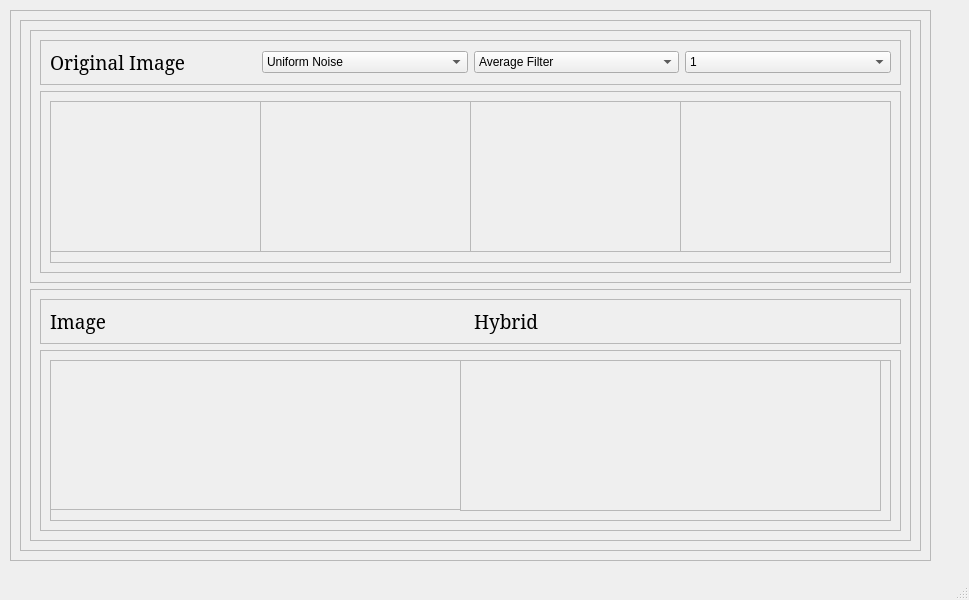
<?xml version="1.0" encoding="UTF-8"?>
<ui version="4.0">
 <class>MainWindow</class>
 <widget class="QMainWindow" name="MainWindow">
  <property name="geometry">
   <rect>
    <x>0</x>
    <y>0</y>
    <width>969</width>
    <height>600</height>
   </rect>
  </property>
  <property name="windowTitle">
   <string>MainWindow</string>
  </property>
  <widget class="QWidget" name="centralwidget">
   <widget class="QFrame" name="frame_16">
    <property name="geometry">
     <rect>
      <x>10</x>
      <y>10</y>
      <width>921</width>
      <height>551</height>
     </rect>
    </property>
    <property name="frameShape">
     <enum>QFrame::StyledPanel</enum>
    </property>
    <property name="frameShadow">
     <enum>QFrame::Raised</enum>
    </property>
    <layout class="QHBoxLayout" name="horizontalLayout">
     <item>
      <widget class="QSplitter" name="splitter">
       <property name="orientation">
        <enum>Qt::Horizontal</enum>
       </property>
       <widget class="QFrame" name="frame_7">
        <property name="frameShape">
         <enum>QFrame::StyledPanel</enum>
        </property>
        <property name="frameShadow">
         <enum>QFrame::Raised</enum>
        </property>
        <layout class="QGridLayout" name="gridLayout_7">
         <item row="0" column="0">
          <layout class="QVBoxLayout" name="verticalLayout_7">
           <item>
            <widget class="QFrame" name="frame_3">
             <property name="frameShape">
              <enum>QFrame::StyledPanel</enum>
             </property>
             <property name="frameShadow">
              <enum>QFrame::Raised</enum>
             </property>
             <layout class="QGridLayout" name="gridLayout_3">
              <item row="0" column="0">
               <layout class="QVBoxLayout" name="verticalLayout_3">
                <item>
                 <widget class="QFrame" name="frame_2">
                  <property name="maximumSize">
                   <size>
                    <width>16777215</width>
                    <height>45</height>
                   </size>
                  </property>
                  <property name="frameShape">
                   <enum>QFrame::StyledPanel</enum>
                  </property>
                  <property name="frameShadow">
                   <enum>QFrame::Raised</enum>
                  </property>
                  <layout class="QGridLayout" name="gridLayout_2">
                   <item row="0" column="0">
                    <layout class="QHBoxLayout" name="horizontalLayout_2">
                     <item>
                      <widget class="QLabel" name="label_3">
                       <property name="font">
                        <font>
                         <family>Serif</family>
                         <pointsize>14</pointsize>
                        </font>
                       </property>
                       <property name="text">
                        <string>Original Image</string>
                       </property>
                      </widget>
                     </item>
                     <item>
                      <widget class="QComboBox" name="comboBox_Image1">
                       <item>
                        <property name="text">
                         <string>Uniform Noise</string>
                        </property>
                       </item>
                       <item>
                        <property name="text">
                         <string>Gaussian Noise</string>
                        </property>
                       </item>
                       <item>
                        <property name="text">
                         <string>Salt and Pepper Noise</string>
                        </property>
                       </item>
                       <item>
                        <property name="text">
                         <string/>
                        </property>
                       </item>
                      </widget>
                     </item>
                     <item>
                      <widget class="QComboBox" name="comboBox_Image1_3">
                       <item>
                        <property name="text">
                         <string>Average Filter</string>
                        </property>
                       </item>
                       <item>
                        <property name="text">
                         <string>Gaussian Filter</string>
                        </property>
                       </item>
                       <item>
                        <property name="text">
                         <string>Median Filter</string>
                        </property>
                       </item>
                       <item>
                        <property name="text">
                         <string/>
                        </property>
                       </item>
                      </widget>
                     </item>
                     <item>
                      <widget class="QComboBox" name="comboBox_Image1_2">
                       <item>
                        <property name="text">
                         <string>1</string>
                        </property>
                       </item>
                       <item>
                        <property name="text">
                         <string>2</string>
                        </property>
                       </item>
                       <item>
                        <property name="text">
                         <string>3</string>
                        </property>
                       </item>
                       <item>
                        <property name="text">
                         <string/>
                        </property>
                       </item>
                      </widget>
                     </item>
                    </layout>
                   </item>
                  </layout>
                 </widget>
                </item>
                <item>
                 <widget class="QFrame" name="frame">
                  <property name="frameShape">
                   <enum>QFrame::StyledPanel</enum>
                  </property>
                  <property name="frameShadow">
                   <enum>QFrame::Raised</enum>
                  </property>
                  <layout class="QGridLayout" name="gridLayout">
                   <item row="0" column="1">
                    <widget class="QFrame" name="frame_8">
                     <property name="frameShape">
                      <enum>QFrame::StyledPanel</enum>
                     </property>
                     <property name="frameShadow">
                      <enum>QFrame::Raised</enum>
                     </property>
                     <widget class="QFrame" name="frame_9">
                      <property name="geometry">
                       <rect>
                        <x>0</x>
                        <y>0</y>
                        <width>211</width>
                        <height>151</height>
                       </rect>
                      </property>
                      <property name="frameShape">
                       <enum>QFrame::StyledPanel</enum>
                      </property>
                      <property name="frameShadow">
                       <enum>QFrame::Raised</enum>
                      </property>
                     </widget>
                     <widget class="QFrame" name="frame_10">
                      <property name="geometry">
                       <rect>
                        <x>210</x>
                        <y>0</y>
                        <width>211</width>
                        <height>151</height>
                       </rect>
                      </property>
                      <property name="frameShape">
                       <enum>QFrame::StyledPanel</enum>
                      </property>
                      <property name="frameShadow">
                       <enum>QFrame::Raised</enum>
                      </property>
                     </widget>
                     <widget class="QFrame" name="frame_11">
                      <property name="geometry">
                       <rect>
                        <x>420</x>
                        <y>0</y>
                        <width>211</width>
                        <height>151</height>
                       </rect>
                      </property>
                      <property name="frameShape">
                       <enum>QFrame::StyledPanel</enum>
                      </property>
                      <property name="frameShadow">
                       <enum>QFrame::Raised</enum>
                      </property>
                     </widget>
                     <widget class="QFrame" name="frame_12">
                      <property name="geometry">
                       <rect>
                        <x>630</x>
                        <y>0</y>
                        <width>211</width>
                        <height>151</height>
                       </rect>
                      </property>
                      <property name="frameShape">
                       <enum>QFrame::StyledPanel</enum>
                      </property>
                      <property name="frameShadow">
                       <enum>QFrame::Raised</enum>
                      </property>
                     </widget>
                    </widget>
                   </item>
                  </layout>
                 </widget>
                </item>
               </layout>
              </item>
             </layout>
            </widget>
           </item>
           <item>
            <widget class="QFrame" name="frame_4">
             <property name="frameShape">
              <enum>QFrame::StyledPanel</enum>
             </property>
             <property name="frameShadow">
              <enum>QFrame::Raised</enum>
             </property>
             <layout class="QGridLayout" name="gridLayout_4">
              <item row="0" column="0">
               <layout class="QVBoxLayout" name="verticalLayout_4">
                <item>
                 <widget class="QFrame" name="frame_5">
                  <property name="maximumSize">
                   <size>
                    <width>16777215</width>
                    <height>45</height>
                   </size>
                  </property>
                  <property name="frameShape">
                   <enum>QFrame::StyledPanel</enum>
                  </property>
                  <property name="frameShadow">
                   <enum>QFrame::Raised</enum>
                  </property>
                  <layout class="QGridLayout" name="gridLayout_5">
                   <item row="0" column="0">
                    <layout class="QHBoxLayout" name="horizontalLayout_3">
                     <item>
                      <widget class="QLabel" name="label_4">
                       <property name="font">
                        <font>
                         <family>Serif</family>
                         <pointsize>14</pointsize>
                        </font>
                       </property>
                       <property name="text">
                        <string>Image </string>
                       </property>
                      </widget>
                     </item>
                     <item>
                      <widget class="QLabel" name="label_2">
                       <property name="font">
                        <font>
                         <family>Serif</family>
                         <pointsize>14</pointsize>
                        </font>
                       </property>
                       <property name="text">
                        <string>Hybrid</string>
                       </property>
                      </widget>
                     </item>
                    </layout>
                   </item>
                  </layout>
                 </widget>
                </item>
                <item>
                 <widget class="QFrame" name="frame_6">
                  <property name="frameShape">
                   <enum>QFrame::StyledPanel</enum>
                  </property>
                  <property name="frameShadow">
                   <enum>QFrame::Raised</enum>
                  </property>
                  <layout class="QGridLayout" name="gridLayout_6">
                   <item row="0" column="0">
                    <layout class="QHBoxLayout" name="horizontalLayout_4">
                     <item>
                      <layout class="QVBoxLayout" name="verticalLayout_6">
                       <item>
                        <widget class="QFrame" name="frame_13">
                         <property name="frameShape">
                          <enum>QFrame::StyledPanel</enum>
                         </property>
                         <property name="frameShadow">
                          <enum>QFrame::Raised</enum>
                         </property>
                         <widget class="QFrame" name="frame_14">
                          <property name="geometry">
                           <rect>
                            <x>0</x>
                            <y>-1</y>
                            <width>411</width>
                            <height>151</height>
                           </rect>
                          </property>
                          <property name="frameShape">
                           <enum>QFrame::StyledPanel</enum>
                          </property>
                          <property name="frameShadow">
                           <enum>QFrame::Raised</enum>
                          </property>
                         </widget>
                         <widget class="QFrame" name="frame_15">
                          <property name="geometry">
                           <rect>
                            <x>410</x>
                            <y>0</y>
                            <width>421</width>
                            <height>151</height>
                           </rect>
                          </property>
                          <property name="frameShape">
                           <enum>QFrame::StyledPanel</enum>
                          </property>
                          <property name="frameShadow">
                           <enum>QFrame::Raised</enum>
                          </property>
                         </widget>
                        </widget>
                       </item>
                      </layout>
                     </item>
                    </layout>
                   </item>
                  </layout>
                 </widget>
                </item>
               </layout>
              </item>
             </layout>
            </widget>
           </item>
          </layout>
         </item>
        </layout>
       </widget>
      </widget>
     </item>
    </layout>
   </widget>
  </widget>
  <widget class="QMenuBar" name="menubar">
   <property name="geometry">
    <rect>
     <x>0</x>
     <y>0</y>
     <width>969</width>
     <height>22</height>
    </rect>
   </property>
  </widget>
  <widget class="QStatusBar" name="statusbar"/>
 </widget>
 <resources/>
 <connections/>
</ui>
